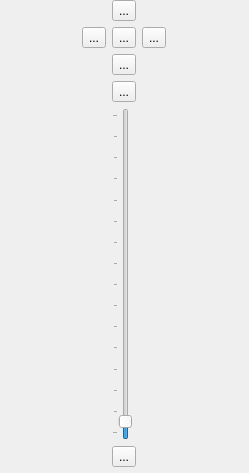
<ui version="4.0" >
 <class>MarbleNavigator</class>
 <widget class="QWidget" name="MarbleNavigator" >
  <property name="geometry" >
   <rect>
    <x>0</x>
    <y>0</y>
    <width>249</width>
    <height>473</height>
   </rect>
  </property>
  <property name="sizePolicy" >
   <sizepolicy>
    <hsizetype>0</hsizetype>
    <vsizetype>5</vsizetype>
    <horstretch>0</horstretch>
    <verstretch>0</verstretch>
   </sizepolicy>
  </property>
  <layout class="QHBoxLayout" >
   <property name="margin" >
    <number>0</number>
   </property>
   <property name="spacing" >
    <number>6</number>
   </property>
   <item>
    <layout class="QGridLayout" >
     <property name="margin" >
      <number>0</number>
     </property>
     <property name="spacing" >
      <number>6</number>
     </property>
     <item row="6" column="1" >
      <widget class="QFrame" name="m_pSpacerFrame" >
       <property name="sizePolicy" >
        <sizepolicy>
         <hsizetype>0</hsizetype>
         <vsizetype>0</vsizetype>
         <horstretch>0</horstretch>
         <verstretch>0</verstretch>
        </sizepolicy>
       </property>
       <property name="minimumSize" >
        <size>
         <width>16</width>
         <height>0</height>
        </size>
       </property>
       <property name="frameShape" >
        <enum>QFrame::NoFrame</enum>
       </property>
       <property name="frameShadow" >
        <enum>QFrame::Plain</enum>
       </property>
      </widget>
     </item>
     <item row="0" column="1" >
      <widget class="QToolButton" name="moveUpButton" >
       <property name="toolTip" >
        <string>Up</string>
       </property>
       <property name="whatsThis" >
        <string>Tilts the earth's axis towards the user.</string>
       </property>
       <property name="text" >
        <string>...</string>
       </property>
       <property name="icon" >
        <iconset resource="marble.qrc" >:/icons/arrow-up.png</iconset>
       </property>
      </widget>
     </item>
     <item row="1" column="0" >
      <widget class="QToolButton" name="moveLeftButton" >
       <property name="toolTip" >
        <string>Left</string>
       </property>
       <property name="whatsThis" >
        <string>Rotates the earth counterclockwise around its axis.</string>
       </property>
       <property name="text" >
        <string>...</string>
       </property>
       <property name="icon" >
        <iconset resource="marble.qrc" >:/icons/arrow-left.png</iconset>
       </property>
       <property name="shortcut" >
        <string>Left</string>
       </property>
      </widget>
     </item>
     <item row="1" column="1" >
      <widget class="QToolButton" name="goHomeButton" >
       <property name="toolTip" >
        <string>Reset View</string>
       </property>
       <property name="whatsThis" >
        <string>Click this button to restore the original zoom level and view angle.</string>
       </property>
       <property name="text" >
        <string>...</string>
       </property>
       <property name="icon" >
        <iconset resource="marble.qrc" >:/icons/go-home.png</iconset>
       </property>
       <property name="shortcut" >
        <string>Home</string>
       </property>
      </widget>
     </item>
     <item row="1" column="2" >
      <widget class="QToolButton" name="moveRightButton" >
       <property name="toolTip" >
        <string>Right</string>
       </property>
       <property name="whatsThis" >
        <string>Rotates the earth clockwise around its axis.</string>
       </property>
       <property name="text" >
        <string>...</string>
       </property>
       <property name="icon" >
        <iconset resource="marble.qrc" >:/icons/arrow-right.png</iconset>
       </property>
       <property name="shortcut" >
        <string>Right</string>
       </property>
      </widget>
     </item>
     <item row="2" column="1" >
      <widget class="QToolButton" name="moveDownButton" >
       <property name="toolTip" >
        <string>Down</string>
       </property>
       <property name="whatsThis" >
        <string>Tilts the earth's axis away from the user.</string>
       </property>
       <property name="text" >
        <string>...</string>
       </property>
       <property name="icon" >
        <iconset resource="marble.qrc" >:/icons/arrow-down.png</iconset>
       </property>
      </widget>
     </item>
     <item row="3" column="1" >
      <widget class="QToolButton" name="zoomInButton" >
       <property name="toolTip" >
        <string>Zoom In</string>
       </property>
       <property name="whatsThis" >
        <string>Zoom in by pressing this button to see more detail.</string>
       </property>
       <property name="text" >
        <string>...</string>
       </property>
       <property name="icon" >
        <iconset resource="marble.qrc" >:/icons/zoom-in.png</iconset>
       </property>
       <property name="shortcut" >
        <string>+</string>
       </property>
      </widget>
     </item>
     <item row="4" column="1" >
      <widget class="QSlider" name="zoomSlider" >
       <property name="sizePolicy" >
        <sizepolicy>
         <hsizetype>0</hsizetype>
         <vsizetype>3</vsizetype>
         <horstretch>0</horstretch>
         <verstretch>0</verstretch>
        </sizepolicy>
       </property>
       <property name="toolTip" >
        <string>Zoom Slider</string>
       </property>
       <property name="whatsThis" >
        <string>Use this slider to adjust the zoom level of the map.</string>
       </property>
       <property name="minimum" >
        <number>1000</number>
       </property>
       <property name="maximum" >
        <number>2500</number>
       </property>
       <property name="value" >
        <number>1050</number>
       </property>
       <property name="sliderPosition" >
        <number>1050</number>
       </property>
       <property name="orientation" >
        <enum>Qt::Vertical</enum>
       </property>
       <property name="tickPosition" >
        <enum>QSlider::TicksAbove</enum>
       </property>
       <property name="tickInterval" >
        <number>100</number>
       </property>
      </widget>
     </item>
     <item row="5" column="1" >
      <widget class="QToolButton" name="zoomOutButton" >
       <property name="toolTip" >
        <string>Zoom Out</string>
       </property>
       <property name="whatsThis" >
        <string>Zoom out by pressing this button to see less detail.</string>
       </property>
       <property name="text" >
        <string>...</string>
       </property>
       <property name="icon" >
        <iconset resource="marble.qrc" >:/icons/zoom-out.png</iconset>
       </property>
       <property name="shortcut" >
        <string>-</string>
       </property>
      </widget>
     </item>
    </layout>
   </item>
  </layout>
 </widget>
 <resources>
  <include location="marble.qrc" />
 </resources>
 <connections/>
</ui>
